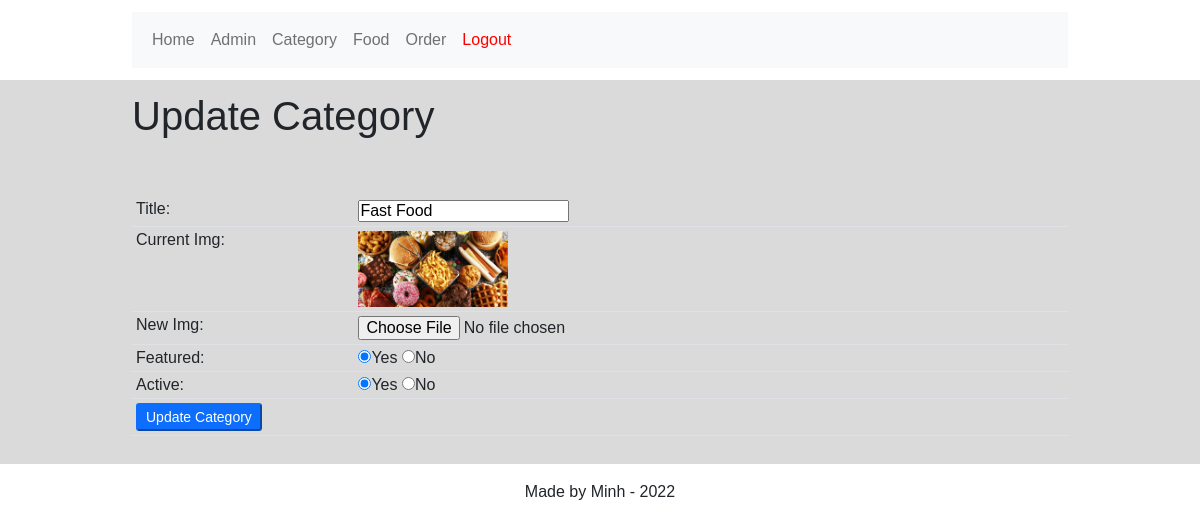
The page /admin/update-category.php?id=63 (signed in) on the database its author committed.
### tables this page shows
CREATE TABLE `category_table` (
  `id` int(10) UNSIGNED NOT NULL,
  `title` varchar(100) NOT NULL,
  `img` varchar(255) NOT NULL,
  `featured` varchar(10) NOT NULL,
  `active` varchar(10) NOT NULL
);

### admin/update-category.php (the view, shortened to what this page needs)
<?php
    include('partials/menu.php');
?>
<div class="main-content">
    <div class="wrapper">
        <h1>Update Category</h1>
        <br><br>
        <?php
            if(isset($_GET['id'])){
                $id = $_GET['id'];
                $sql = "SELECT * FROM category_table WHERE id=$id";
                $res = mysqli_query($conn, $sql);
                $count = mysqli_num_rows($res);
                if($count == 1){
                    $row = mysqli_fetch_assoc($res);
                    $title = $row['title'];
                    $current_image = $row['img'];
                    $featured = $row['featured'];
                    $active = $row['active'];
                } else {
                    $_SESSION['no-category-found'] = "<div class='alert alert-warning'>Category not found. </div>";
                    header('location:'.SITEURL.'admin/manage-category.php');
                }
            } else {
                header('location:'.SITEURL.'admin/manage-category.php');
            }
        ?>
        <form action="" method="POST" enctype="multipart/form-data">
            <table class="table table-sm">
                <tr>
                    <td>Title: </td>
                    <td>
                        <input type="text" name="title" value="<?php echo $title; ?>">
                    </td>
                </tr>
                <tr>
                    <td>Current Img: </td>
                    <td>
                        <?php
                            if($current_image != ""){
                                ?>
                                <img style="width: 150px;" src="<?php echo SITEURL; ?>images/category/<?php echo $current_image; ?>">
                                <?php
                            } else {
                                echo "<div class='alert alert-warning'>Image not add yet.</div>";
                            }
                        ?>
                    </td>
                </tr>
                <tr>
                    <td>New Img: </td>
                    <td>
                        <input type="file" name="image">
                    </td>
                </tr>
                <tr>
                    <td>Featured: </td>
                    <td>
                        <input <?php if($featured == "Yes"){echo "checked";} ?>  type="radio" name="featured" value="Yes">Yes
                        <input <?php if($featured == "No"){echo "checked";} ?> type="radio" name="featured" value="No">No
                    </td>
                </tr>
                <tr>
                    <td>Active: </td>
                    <td>
                        <input <?php if($active == "Yes"){echo "checked";} ?> type="radio" name="active" value="Yes">Yes
                        <input <?php if($active == "No"){echo "checked";} ?> type="radio" name="active" value="No">No
                    </td>
                </tr>
                <tr>
                    <td colspan="2">
                        <input class="btn-sm btn-primary" type="submit" name="submit" value="Update Category">
                    </td>
                </tr>
            </table>
        </form>
    </div>
</div>
<?php
    include('partials/footer.php');
?>

### css/admin.css (style rules this page uses)
* { margin: 0; padding: 0; font-family: Arial, Helvetica, sans-serif; }
.wrapper { padding: 1%; width: 80%; margin: 0 auto; }
.main-content { background-color: #dadada; }

### rows shown on the page
category_table: title "Fast Food", img (picture), featured "☑", active "☑"
